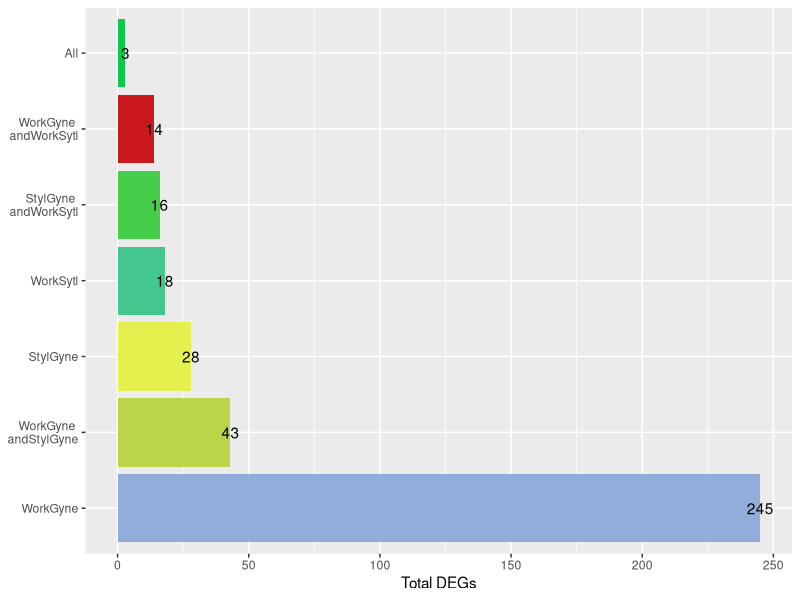
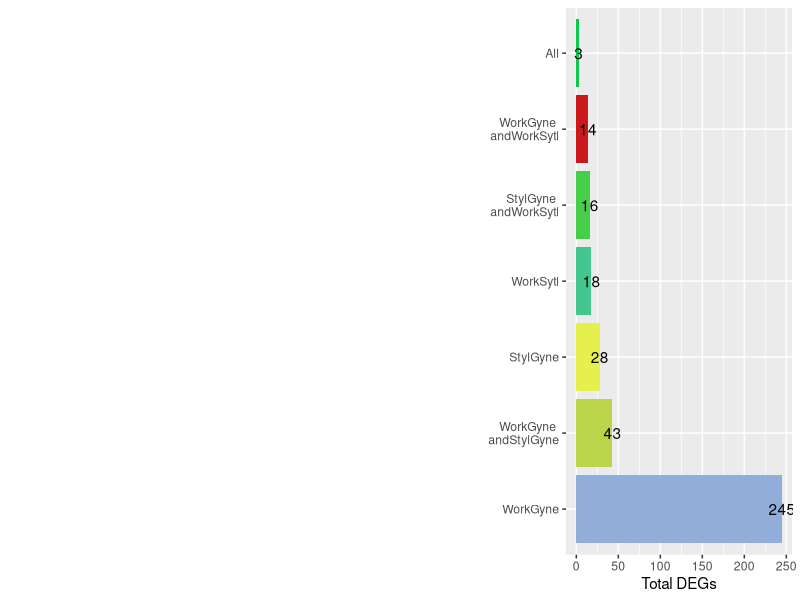

The R script that drew these images, in order:
## ---- chunk 1
library(ggplot2)
library(dplyr)
library(cowplot)

knitr::opts_chunk$set(fig.path = './', message = F)
## ---- chunk 2
venn <- read.csv("venn.csv")

mycolors <- c("All" = "#0FC74C",
             "WorkSytl" = "#43C78E",
              "WorkGyne and WorkSytl" = "#cb181d", 
               "WorkGyne" = "#91AEDA", 
             "WorkGyne and StylGyne" = "#BAD54A" ,
             "StylGyne" = "#E5EF4E",
              "StylGyne and WorkSytl" = "#46CD4A"
              )   

p2 <- ggplot(data=venn, aes(x=reorder(comparison, desc(count)), y = count,  fill = comparison)) + 
  geom_bar(stat="identity") +
  labs(y = "Total DEGs", x = NULL) +
  scale_fill_manual(values = mycolors) +
  theme(legend.title = element_blank(),
        legend.position = "none") +
  scale_x_discrete(labels=c("All" = "All",
             "WorkSytl" = "WorkSytl",
              "WorkGyne and WorkSytl" = "WorkGyne \nandWorkSytl", 
               "WorkGyne" = "WorkGyne", 
             "WorkGyne and StylGyne" = "WorkGyne \nandStylGyne" ,
             "StylGyne" = "StylGyne",
              "StylGyne and WorkSytl" = "StylGyne \nandWorkSytl")) +
  geom_text(aes(x=reorder(comparison, desc(count)),  label = count, hjust = 0.5)) +
  coord_flip()
p2
## ---- chunk 3
p1 <- ggdraw() + draw_image("venn-original.png")
plot_grid(p1, p2, rel_widths = c(0.6,0.4))
